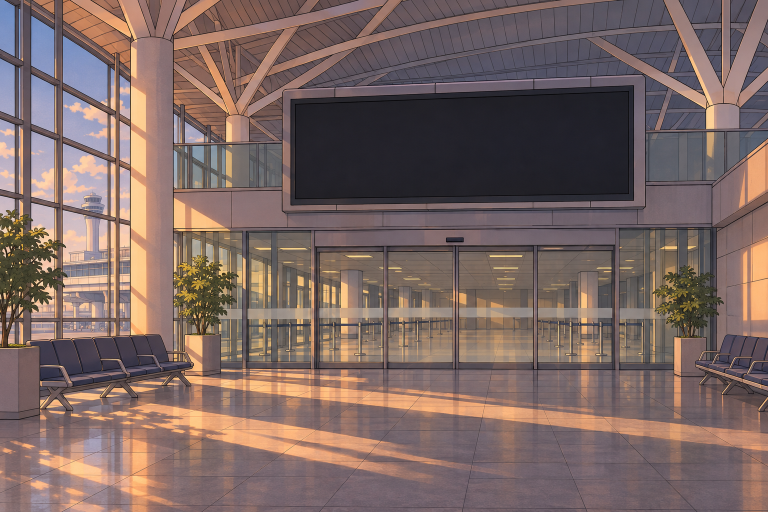
#> input picture game/assets/bg/airport_arrival.png, 1536 x 1024 px (shown at 1/2 size); its folder holds 3 pictures in this run
$ python optimize_png.py
#> lines starting #> are read from the running program, lines starting #| are printed output that depends on the picture
#!/usr/bin/env python3
"""game/assets 의 PNG 를 무손실 최적화. 픽셀이 원본과 완전히 같을 때만 교체한다."""
import glob, os, sys
import numpy as np
import oxipng
from PIL import Image
from concurrent.futures import ProcessPoolExecutor

def one(p):
#> called with p = 'game/assets/bg/airport_arrival.png'
    tmp = p + ".opt"
    oxipng.optimize(p, tmp, level=4, strip=oxipng.StripChunks.safe())
#> (this line was passed over: oxipng is not available in this run)
    a, b = Image.open(p), Image.open(tmp)
    same = a.size == b.size and np.array_equal(np.array(a.convert("RGBA")), np.array(b.convert("RGBA")))
    s0, s1 = os.path.getsize(p), os.path.getsize(tmp)
    if same and s1 < s0:
        os.replace(tmp, p)
        return p, s0, s1, "ok"
    os.remove(tmp)
    return p, s0, s0, "kept" if same else "MISMATCH"

if __name__ == "__main__":
    root = os.path.join(os.path.dirname(os.path.dirname(os.path.abspath(__file__))), "game", "assets")
    files = sorted(glob.glob(os.path.join(root, "*", "*.png")))
    with ProcessPoolExecutor() as ex:
        res = list(ex.map(one, files))
#> call 2 of one, with p = 'game/assets/bg/beach_kamakura.png'
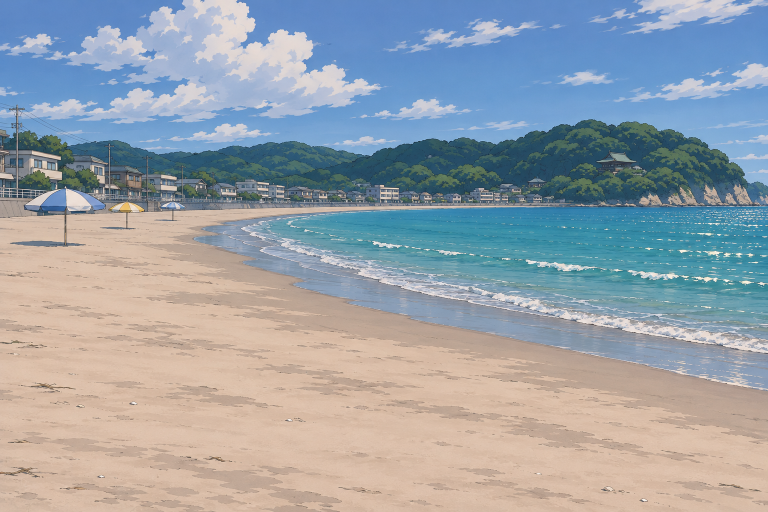
#> input picture game/assets/bg/beach_kamakura.png, 1536 x 1024 px (shown at 1/2 size)
#> call 3 of one, with p = 'game/assets/bg/cafe_day.png'
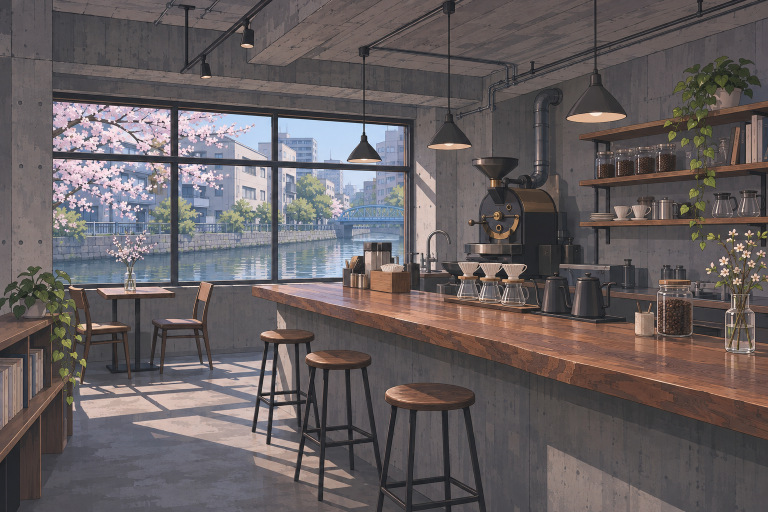
#> input picture game/assets/bg/cafe_day.png, 1536 x 1024 px (shown at 1/2 size)
#> call 4 of one, with p = 'game/assets/ch/kondo_laugh.png'
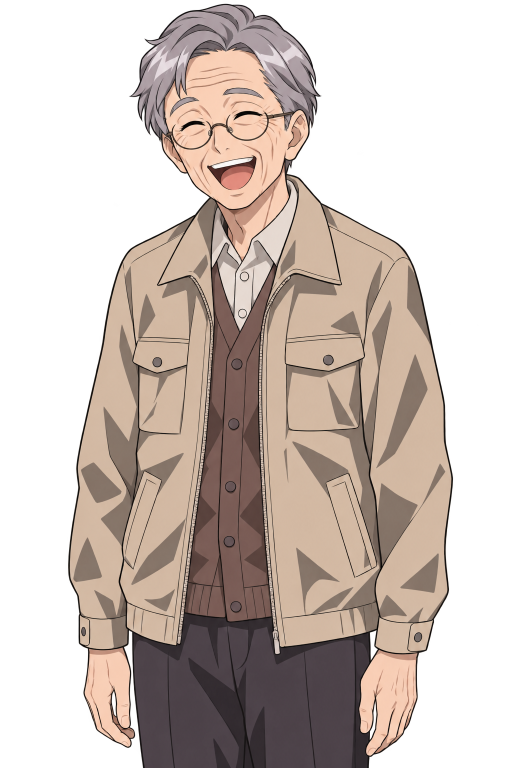
#> input picture game/assets/ch/kondo_laugh.png, 1024 x 1536 px (shown at 1/2 size)
#> (the run stopped early here; a loop or call above may not have finished)
